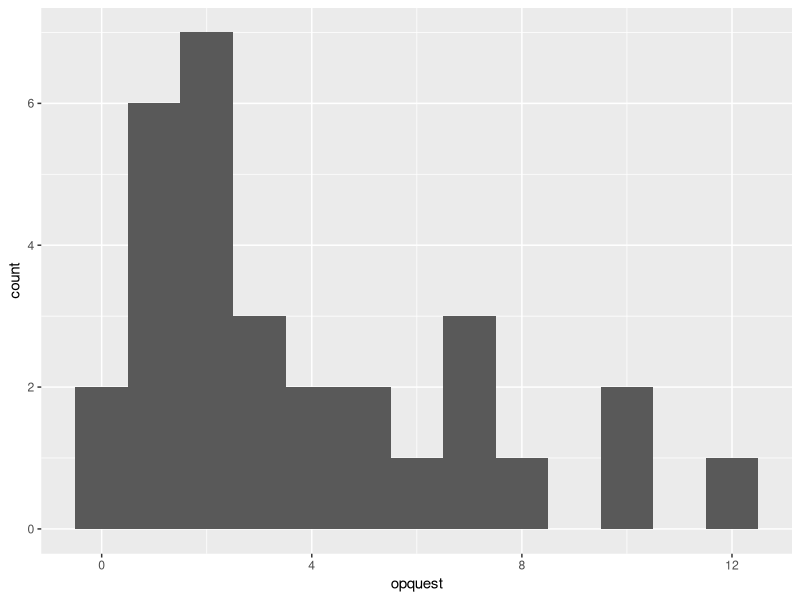
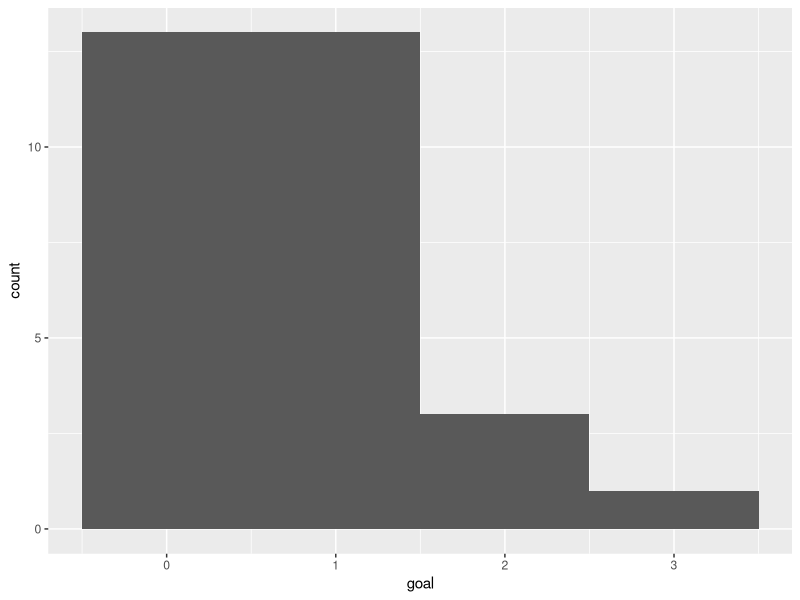
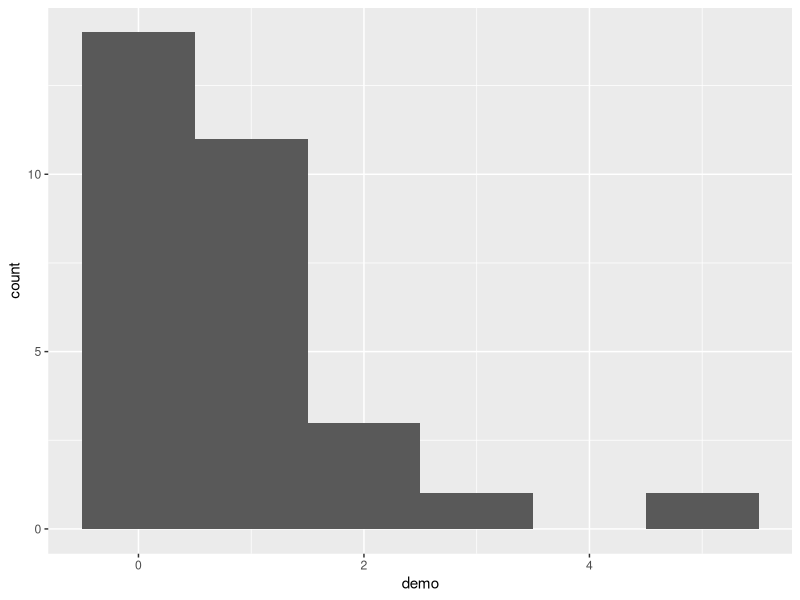
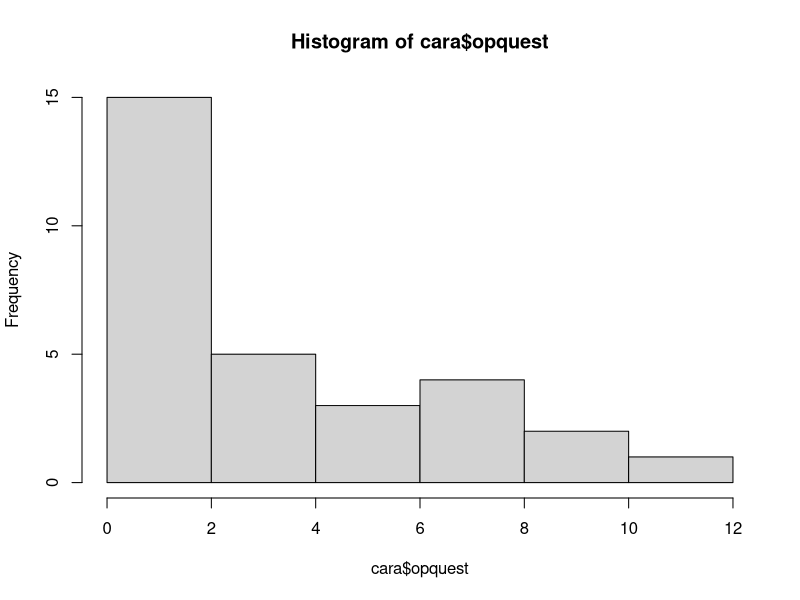
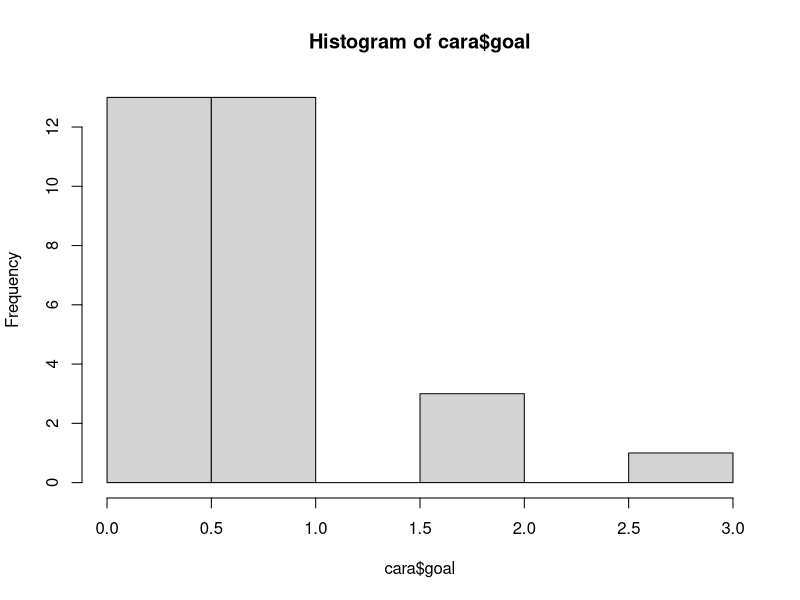
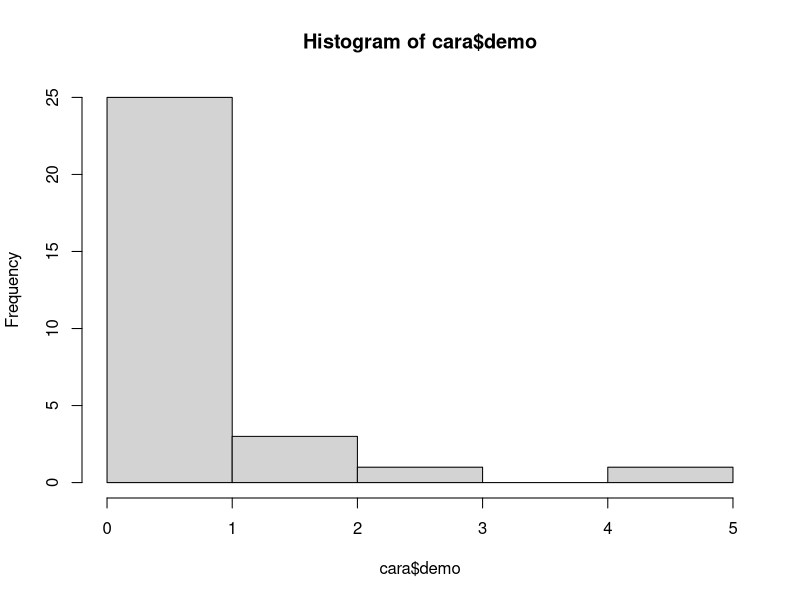
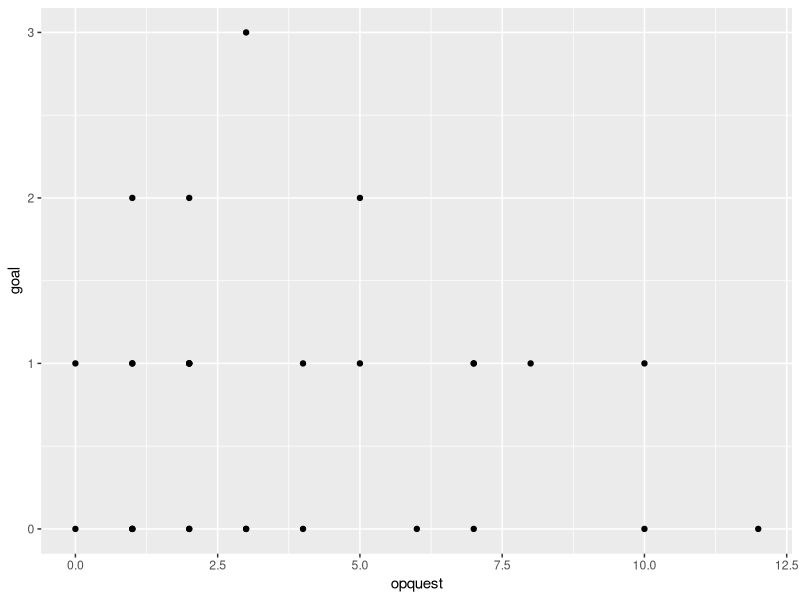
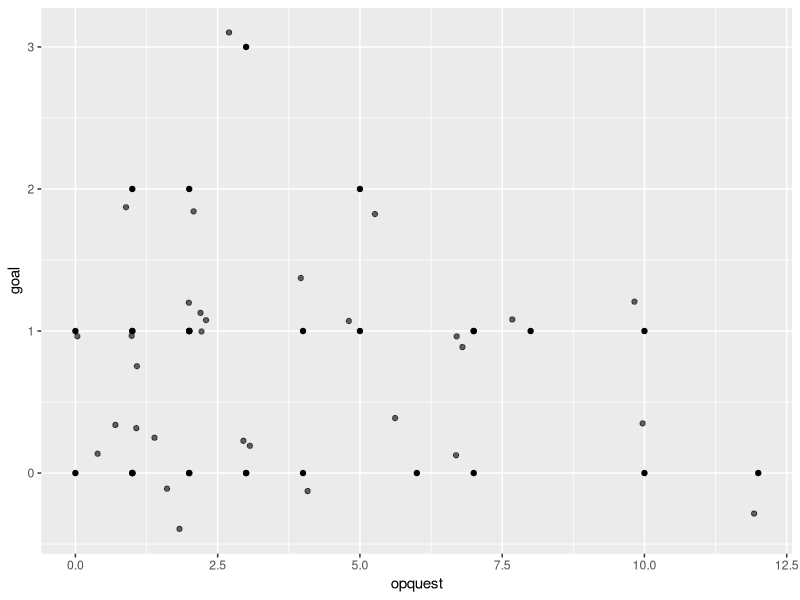

R code for these plots, in order: (Note: this script raises an error after producing the figures.)
#import data
library(readr)
cara <- read_csv("cara.csv")


#Then load the tidyverse and psych package
library(tidyverse)
library(psych)



# 1. histograms

# using ggplots
ggplot(cara, aes(x=opquest)) +
  geom_histogram(binwidth=1)
# This data looks slightly right skewed (or positive skewed). Most mothers asked a few open ended
# questions. But a few mothers asked a lot of open ended questions.


ggplot(cara, aes(x=goal)) +
  geom_histogram(binwidth=1)
# Based on this histogram, mentioning goals seems very rare. This variable
# also looks a little right skewed.

ggplot(cara, aes(x=demo)) +
  geom_histogram(binwidth=1)
# This data also looks slightly right skewed (or positive skewed).
# Most mothers used few demonstrations. But a few mothers asked a
# lot of open ended questions.


# or you could have use base R

hist(cara$opquest)
hist(cara$goal)
hist(cara$demo)

# 2. scatterplots

ggplot(cara, aes(x=opquest, y=goal)) +
  geom_point()
# This is tough to interpret (sorry guys). Part of the reason why is because there is so much
# overlap in the data points (this is called overplotting). Also, it's a small sample size.
# There is a ggplot function called jitter that adds random noise to a plot, which some times can
# make plats easier to read.

# add jitter (the alpha here means how dark the jitter dots are. 1 = black; closer to 0 is lighter)
ggplot(cara, aes(x=opquest, y=goal)) +
  geom_point() +
  geom_jitter(alpha = .6)
# still kind of hard to read... I would say that it is a close to zero correlation.

ggplot(cara, aes(x=opquest, y=demo)) +
  geom_point() +
  geom_jitter(alpha = .6)
# again - it looks to me like a zero correlation


ggplot(cara, aes(x=goal, y=demo)) +
  geom_point() +
  geom_jitter(alpha = .6)
# zero association - goals and demo are not related.

#3. Descriptive stats

# using tidyverse and psych
cara %>%
  describe()
# Number of open questions: M =  3.80, SD = 3.22, range = 12
# Goals: M = 0.73, SD = 0.78, range = 3
# Demonstrations: M = 0.83, SD = 1.12, range = 5

#or you could have used base R
mean(hw1$opquest)
sd(hw1$opquest)
summary(hw1$opquest)

mean(hw1$goal)
sd(hw1$goal)
summary(hw1$goal)

mean(hw1$demo)
sd(hw1$demo)
summary(hw1$demo)


#4. frequency tables

cara %>%
  count(opquest)

cara %>%
  count(goal)

cara %>%
  count(demo)

# 5.

# The data shows that of the three behaviors that Cara observed, opened ended questions occurred most
# frequently (M =  3.80, SD = 3.22, range = 12). Goals (M = 0.73, SD = 0.78, range = 3) and
# demonstrations (M = 0.83, SD = 1.12, range = 5) were fairly rare (there was more variability in
# demonstrations, compared to goals). The behaviors do not seem related to each other.

